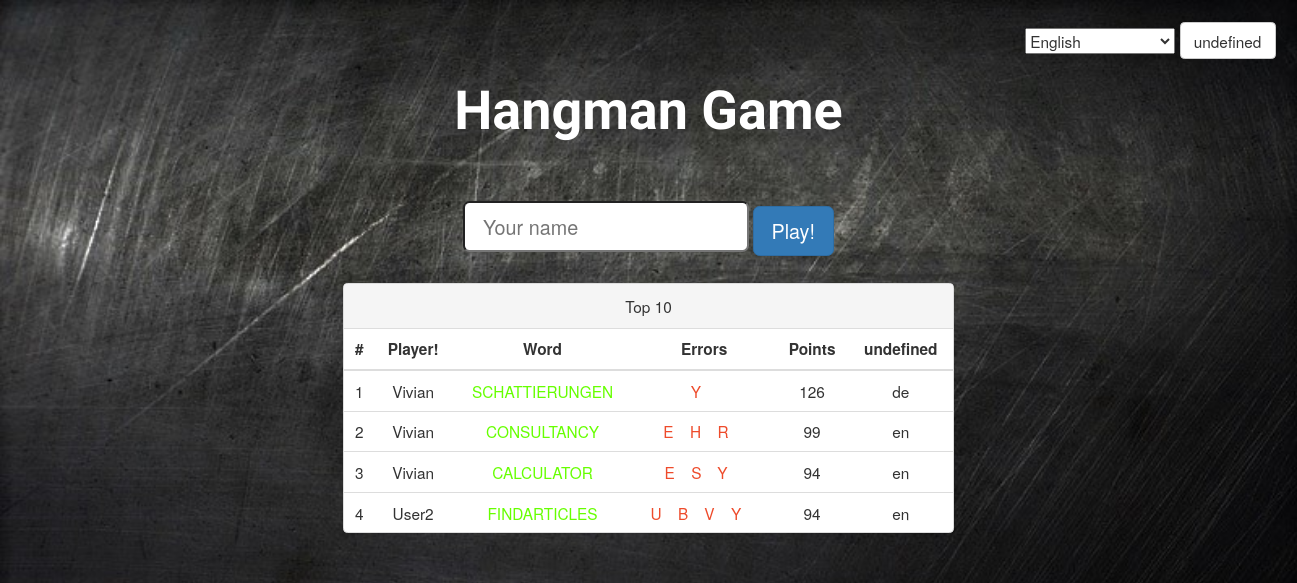
Before: / with the older database file.
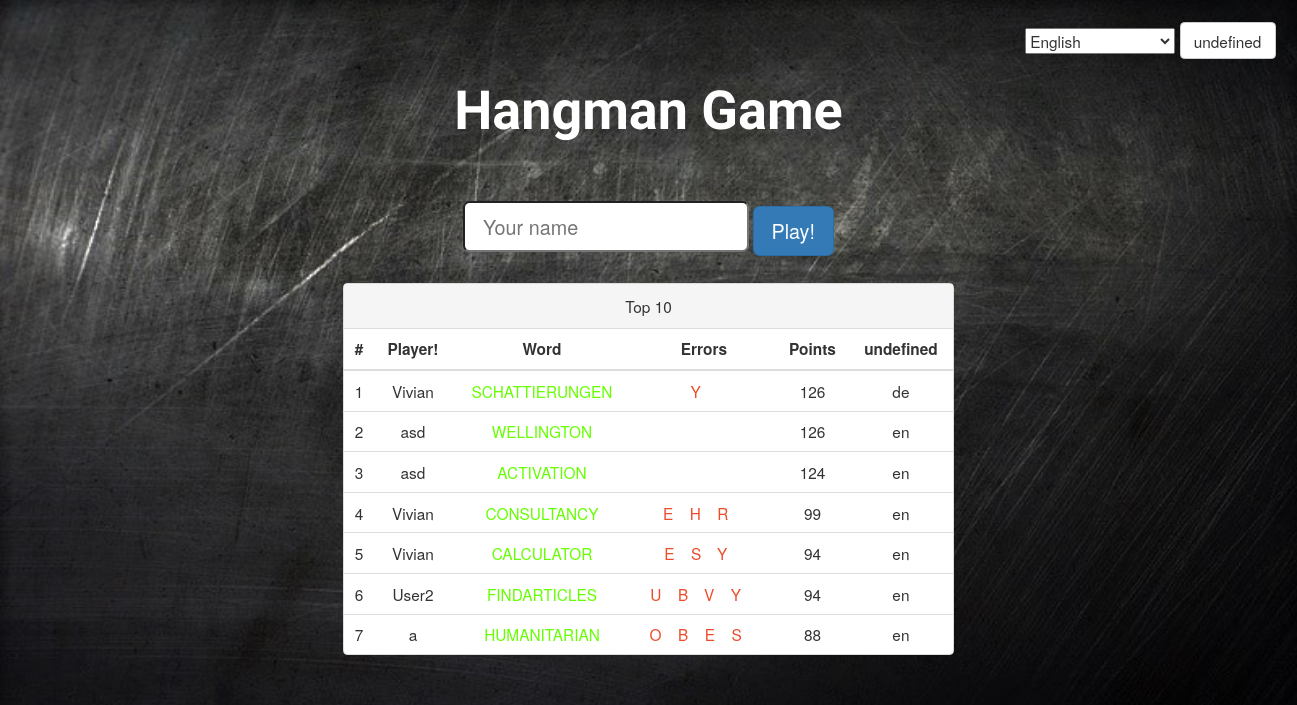
After: the same page with the newer database file.
### hangman_modified.py (models this page shows, shortened)
class Game(db.Model):
    pk = db.Column(db.Integer, primary_key=True, default=random_pk)
    word = db.Column(db.String(50), default=random_word)
    tried = db.Column(db.String(50), default='')
    player = db.Column(db.String(50))
    language = db.Column(db.String(50), default='en')
    @property # adds property decorator to functions
    def errors(self):
        return ''.join(set(self.tried) - set(self.word))
    @property # calls property functions with current function = property(current)
    def current(self):
        return ''.join([c if c in self.tried else '_' for c in self.word])
    @property
    def points(self):
        return 100 + 2*len(set(self.word)) + len(self.word) - 10*len(self.errors)
    ''' TODO: add function description, specify return type '''
    @property
    def won(self):
        return self.current == self.word

### hangman_modified.py (the view)
@app.route('/', methods=['GET', 'POST'])  #assigns URL to function
def home():
    value = flask.request.form.get('language')
    Game.language = value
    games = sorted(
        [game for game in Game.query.all() if game.won],
        key=lambda game: -game.points)[:10]
    return flask.render_template('home.html', games=games)

### templates/home.html (shortened to what this page needs)
{% extends 'index.html' %}
{% block top %}
<div>
    <form style="display: flex; justify-content: flex-end" class="form-inline"
                  method="post" id='language-form'>
      <div class="form-group">
        <div class="input-group">
            <select data-i18n-switcher class="locale-switcher" name="language">
              <option value="en">English</option>
            </select>
        </div>
        <button type="submit" class="btn btn-default" data-i18n-key="confirm">Confirm</button>
      </div>
    </form>
</div>
{% endblock %}
{% block content %}
  <form action="{{ url_for('new_game') }}" class="form-inline">
    <div class="form-group vspace">
      <input maxlength=10 name="player" class="input-lg" required="required", placeholder="Your name">
      <button class="btn btn-primary btn-lg" type="submit" data-i18n-key="play">Play!</button>
    </div>
  </form>
  <div class="panel panel-default vspace">
    <div class="panel-heading" data-i18n-key="top">Top 10</div>
    <table class="table">
      <thead>
        <tr>
          <th>#</th>
          <th data-i18n-key="player">Player!</th>
          <th data-i18n-key="word">Word</th>
          <th data-i18n-key="error">Errors</th>
          <th data-i18n-key="point">Points</th>
          <th data-i18n-key="language">Language</th>
      <tbody>
        {% for game in games %}
          <tr>
            <td>{{ loop.index }}</td>
            <td>{{ game.player }}</td>
            <td class="text-success">{{ game.current }}</td>
            <td class="text-danger spaced">{{ game.errors }}</td>
            <td>{{ game.points }}</td>
            <td>{{ game.language }}</td>
        {% endfor %}
    </table>
  </div>
{% endblock %}

### templates/index.html (shortened to what this page needs)
<!DOCTYPE html>
<html lang="en">
  <head>
    <link rel="stylesheet"
          href="{{ url_for('static', filename='bootstrap.min.css') }}">
    <link rel="stylesheet"
          href="{{ url_for('static', filename='main.css') }}">
  </head>
  <body>
    <div class="container text-center" style="margin-top: 20px;">
      {% block top %}{% endblock %}
      <h1 style="font-family:Fredericka the Great,Helvetica; font-weight: bold; font-size:350%; margin-bottom:30px;"
          data-i18n-key="app-title">Hangman game</h1>
      <div class="row vspace">
        <div class="col-md-6 col-md-offset-3">
          {% block content %}{% endblock %}
        </div>
      </div>
    </div>
  </body>
</html>

### static/main.css (style rules this page uses)
h1 { color:white; }
th { text-align: center }
.vspace { margin-top: 25px; }
.spaced { letter-spacing: 15px; }

### templates/index.html (style rules this page uses)
body { background-image: url('/static/img.jpg'); background-repeat: no-repeat; background-size: cover; zoom:110%; }

Changed rows visible on the page:
added Game: player "asd", current "WELLINGTON", points "126", language "en"
added Game: player "asd", current "ACTIVATION", points "124", language "en"
added Game: player "a", current "HUMANITARIAN", errors "OBES", points "88", language "en"
